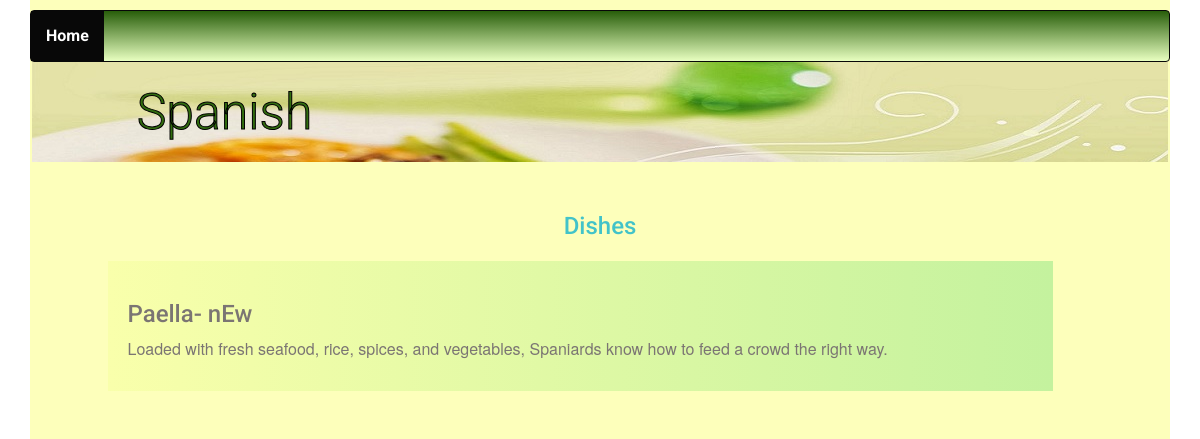
Page /cuisines/6/dish/ on the committed database.
### database_setup.py (models this page shows, shortened)
class Cuisine(Base):
    __tablename__ = 'cuisine'
    id = Column(Integer, primary_key=True)
    name = Column(String(250), nullable=False)
    user_id = Column(Integer, ForeignKey('user.id'))
    user = relationship(User)

class Dish(Base):
    __tablename__ = 'dish'
    id = Column(Integer, primary_key=True)
    name = Column(String(150), nullable=False)
    description = Column(String(300), nullable=False)
    picurl = Column(String(300), nullable=False)
    recipe = Column(String(2000), nullable=False)
    cuisine_id = Column(Integer,ForeignKey('cuisine.id'))
    cuisine = relationship(Cuisine)
    user_id = Column(Integer, ForeignKey('user.id'))
    user = relationship(User)
    created_on = Column(String(50), nullable=False)
    modified_on = Column(String(50), nullable=False)

### project.py (the view)
@app.route('/cuisines/<int:cuisine_id>/dish/')
def showDishes(cuisine_id):
    cuisine = session.query(Cuisine).filter_by(id=cuisine_id).one()
    dishes = session.query(Dish).filter_by(cuisine_id=cuisine_id).all()
    username = login_session.get('username')
    loginid = login_session.get('email')
    return render_template('cuisinedishes.html', items=dishes,
                           cuisine=cuisine, loggedusername=username,
                           loginid=loginid)

### templates/cuisinedishes.html (shortened to what this page needs)
{% extends "main.html" %}
{% block content %}
{% include "header.html" %}
	<div class="row banner main">
		<div class="col-md-11 col-md-offset-1 padding-none">
			<h1>{{ cuisine.name }}
			</h1>
		</div>
	</div>
<div class="row padding-top">
</div>
	{% if items !=[] %}
		<div class="row">
			<div class="col-md-1"></div>
			<div class="col-md-10">
				<h2>Dishes</h2>
					{% for i in items %}
						<a href = "{{url_for('showDescription', dish_id = i.id, cuisine_id = cuisine.id)}}">
							<div class="menu-item">
								<h3 id="dishname">{{i.name}}</h3>
								<p>{{i.description}}</p>
							</div>
						</a>
					{% endfor %}
			</div>
			<div class="col-md-1"></div>
		</div>
	{% endif %}
{% endblock %}

### static/styles1.css (style rules this page uses)
* { font-family: "helvetica neue bold", roboto, helvetica, arial, sans-serif; font-weight: 700; }
h1 { font-family: "helvetica neue light", roboto, helvetica, arial, sans-serif; font-size: 50px; color: white; line-height: 60px; font-weight: 300; }
h2 { font-size: 24px; color: #42c3c9; line-height: 29px; }
html, body { min-height: 100%; }
p { font-family: "helvetica neue", roboto, helvetica, arial, sans-serif; font-size: 16px; color: #7b7573; line-height: 24px; font-weight: 400; }
h2 { text-align: center; }
a { font-size: 16px; color: #7b7573; line-height: 24px; }
.padding-top { padding-top: 30px; }
.padding-none { padding: 0; }
.banner.main { background: url("/static/top-banner.jpg"); background-repeat: no-repeat; margin-left: 2px; margin-right: 2px; }
.banner h1 { margin: 10px 0; padding: 10px; color: #316d0f; -webkit-text-stroke-width: 1px; -webkit-text-stroke-color: black; }
.menu-item { background: linear-gradient(to right, #f9ffab 0%, #c4f29e 100%); padding: 20px; margin: 20px; margin-left: -20px; }

### rows in the picture
Cuisine: name "Spanish"
Dish: name "Paella- nEw", description "Loaded with fresh seafood, rice, spices, and vegetables, Spaniards know how to feed a crowd the right way."
